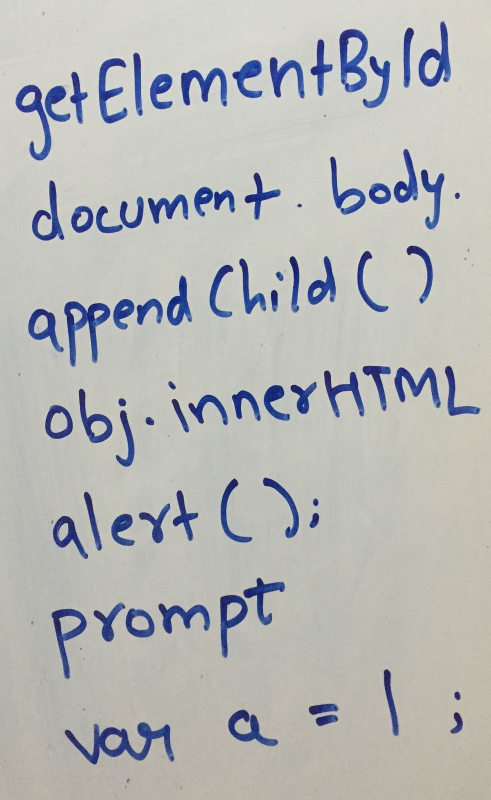
#> input picture test1.jpg, 982 x 1600 px (shown at 1/2 size)
$ python generate_word_contours.py test1.jpg test1.jpg   (older library calls are emulated)
#> lines starting #> are read from the running program, lines starting #| are printed output that depends on the picture; after the words box and inside, x2 and y2 are one past the last pixel; in counts of white or black regions, pixels touching at a corner belong together
import cv2
import os
import sys

"""Error Handling For Empty/Corrupt Image"""

    # i = input("\nEnter Image Name For Word Contours:\n")
    # i="test1.jpg"
    # i="1.png"
i = sys.argv[1]
image = cv2.imread(i)
#> image is the input picture: shape (1600, 982, 3); mean B, G, R 182.8, 183.4, 182.3
if( image is None ):
    #cannot proceed forward with empty image
    print('''**************************************************************
**************************************************************
********************* Empty/Corrupt Image ********************
********************* Give Correct Image *********************
**************************************************************
**************************************************************''')
    sys.exit()
else:
    print('''**************************************************************
**************************************************************
********************* Image Validated ************************
**************************************************************
**************************************************************''')

gray = cv2.cvtColor(image,cv2.COLOR_BGR2GRAY) # grayscale
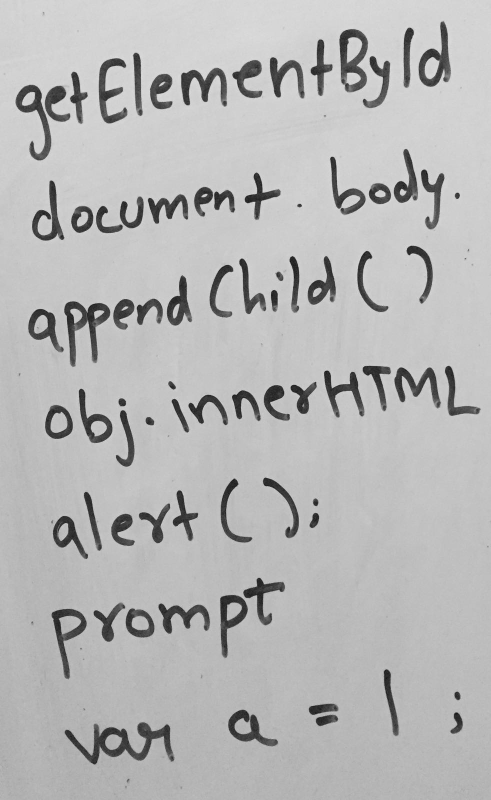
#> gray: shape (1600, 982) (shown at 1/2 size); min 8, max 234, mean 183
_,thresh = cv2.threshold(gray,150,255,cv2.THRESH_BINARY_INV) # threshold
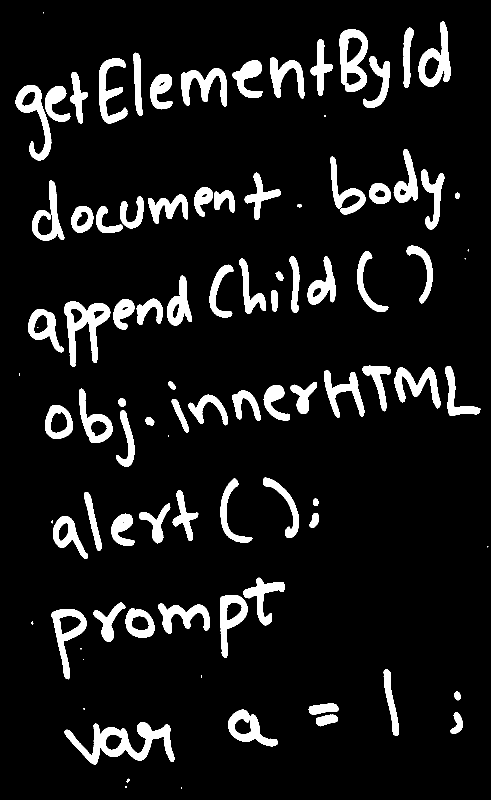
#> thresh: shape (1600, 982) (shown at 1/2 size); 9.5% white; 95 white regions (16 under 20 px), largest, box (x1, y1, x2, y2) and area: (129, 1444, 349, 1529) 6971, (128, 603, 221, 734) 4901, (679, 58, 736, 184) 4091
kernel = cv2.getStructuringElement(cv2.MORPH_CROSS,(3,3))
dilated = cv2.dilate(thresh,kernel,iterations = 15) # dilate
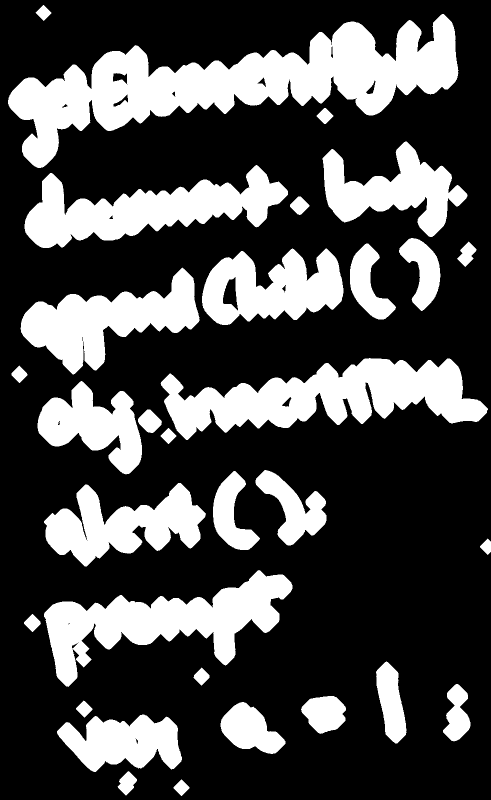
#> dilated: shape (1600, 982) (shown at 1/2 size); 29% white; 31 white regions
imgContours, contours, hierarchy  = cv2.findContours(dilated,cv2.RETR_EXTERNAL,cv2.CHAIN_APPROX_NONE) # get contours
#> contours = 31 contours; largest, box (x1, y1, x2, y2) and area: (16, 28, 917, 336) 100216, (321, 716, 976, 880) 53275, (88, 1140, 585, 1374) 44180, (49, 330, 576, 496) 39392, (41, 535, 399, 749) 33214

idx = 0

""" Create directory if it doesnt exist else overwrite """

# x = input("Save to which directory ?\n")
x = sys.argv[2]
#Exit Code for Failure
if x is '':
    sys.exit(0)
if not os.path.exists(x):
    os.makedirs(x)
os.chdir(os.getcwd() + "/" + str(x))

# for each contour found, draw a rectangle around it on original image
for contour in contours:
    # get rectangle bounding contour
    [x,y,w,h] = cv2.boundingRect(contour)

    # discard areas that are too large
    if h>300 and w>300:
        continue

    # discard areas that are too small
    if h<60 or w<60:
        continue
    # draw rectangle around contour on original image
    cv2.rectangle(image,(x,y),(x+w,y+h),(255,0,255),2)
    idx += 1
    roi = image[y:y+h,x:x+w]
    cv2.imwrite(str(idx) + ".jpg", roi)
#> this loop made 31 passes
#> (x, y, w, h) on passes 1 to 12: (347, 1559, 32, 33), (235, 1542, 39, 49), (114, 1429, 250, 115), (441, 1404, 130, 104), (152, 1401, 33, 34), (602, 1392, 90, 76), (886, 1368, 55, 115), (387, 1335, 32, 36), (752, 1323, 61, 164), (48, 1228, 34, 36), (88, 1140, 497, 234), (960, 1077, 22, 33)
#> pass 3, `roi = image[y:y+h,x:x+w]`:
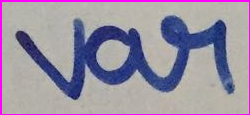
#> roi: shape (115, 250, 3); mean B, G, R 163, 144.8, 153.5
#> after the loop:
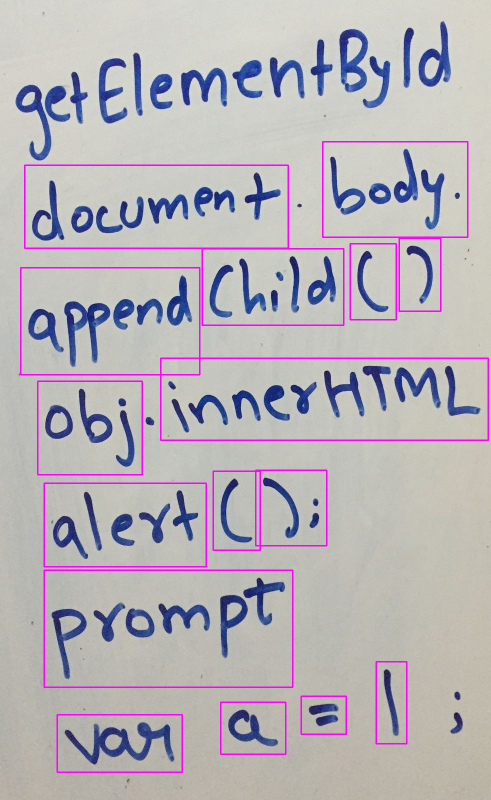
#> image: shape (1600, 982, 3) (shown at 1/2 size); 2.5% of pixels changed, all inside (x1, y1, x2, y2) = (40, 282, 978, 1546)
#> after the loop, idx = 16

cwd = os.getcwd()
print(cwd)
print(idx)
#| 16

# write original image with added contours to disk
cv2.imwrite("Result/contoured.jpg", image)
# print(image.shape)

""" Resize image for displaying"""
r = 400.0/image.shape[1]
#> r = 0.407
dim = (400, int(image.shape[0] * r))
#> dim = (400, 651)
resized = cv2.resize(image, dim, interpolation = cv2.INTER_AREA)
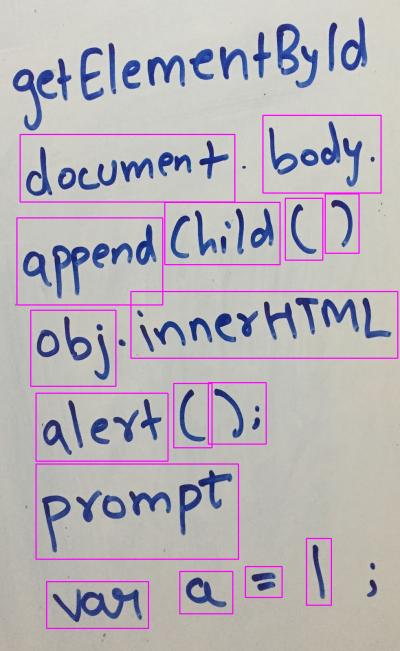
#> resized: shape (651, 400, 3); mean B, G, R 184.5, 178.6, 183.8

# print(resized.shape)
cv2.imshow("CONTOURED IMAGE",resized)
cv2.waitKey(0)


# [10 lines of commented-out code are left out]
